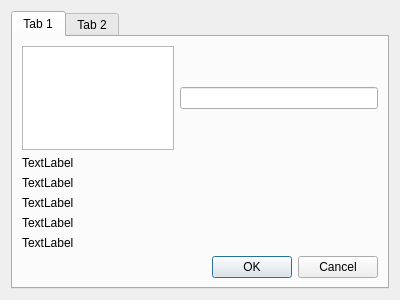
<?xml version="1.0" encoding="UTF-8"?>
<ui version="4.0">
 <class>SettingsDialog</class>
 <widget class="QDialog" name="SettingsDialog">
  <property name="geometry">
   <rect>
    <x>0</x>
    <y>0</y>
    <width>400</width>
    <height>300</height>
   </rect>
  </property>
  <property name="windowTitle">
   <string>Dialog</string>
  </property>
  <layout class="QVBoxLayout" name="verticalLayout_4">
   <item>
    <widget class="QTabWidget" name="tabWidget">
     <property name="currentIndex">
      <number>0</number>
     </property>
     <widget class="QWidget" name="tab_Property">
      <attribute name="title">
       <string>Tab 1</string>
      </attribute>
      <layout class="QVBoxLayout" name="verticalLayout_5">
       <item>
        <layout class="QVBoxLayout" name="verticalLayout">
         <item>
          <layout class="QHBoxLayout" name="horizontalLayout_4">
           <item>
            <widget class="QTextEdit" name="teDesc">
             <property name="styleSheet">
              <string notr="true">max-width: 150px;</string>
             </property>
            </widget>
           </item>
           <item>
            <layout class="QVBoxLayout" name="layoutInfo">
             <item>
              <widget class="QLineEdit" name="leName"/>
             </item>
            </layout>
           </item>
          </layout>
         </item>
        </layout>
       </item>
       <item>
        <layout class="QVBoxLayout" name="verticalLayout_2">
         <item>
          <widget class="QLabel" name="ldirectory">
           <property name="text">
            <string>TextLabel</string>
           </property>
          </widget>
         </item>
         <item>
          <widget class="QLabel" name="lpath">
           <property name="text">
            <string>TextLabel</string>
           </property>
          </widget>
         </item>
         <item>
          <widget class="QLabel" name="ldate">
           <property name="text">
            <string>TextLabel</string>
           </property>
          </widget>
         </item>
         <item>
          <widget class="QLabel" name="lTimePlayed">
           <property name="text">
            <string>TextLabel</string>
           </property>
          </widget>
         </item>
         <item>
          <widget class="QLabel" name="lDatelastUse">
           <property name="text">
            <string>TextLabel</string>
           </property>
          </widget>
         </item>
        </layout>
       </item>
       <item>
        <widget class="QDialogButtonBox" name="buttonBox">
         <property name="orientation">
          <enum>Qt::Horizontal</enum>
         </property>
         <property name="standardButtons">
          <set>QDialogButtonBox::Cancel|QDialogButtonBox::Ok</set>
         </property>
        </widget>
       </item>
      </layout>
     </widget>
     <widget class="QWidget" name="tab_other">
      <attribute name="title">
       <string>Tab 2</string>
      </attribute>
     </widget>
    </widget>
   </item>
  </layout>
 </widget>
 <resources/>
 <connections>
  <connection>
   <sender>buttonBox</sender>
   <signal>accepted()</signal>
   <receiver>SettingsDialog</receiver>
   <slot>accept()</slot>
   <hints>
    <hint type="sourcelabel">
     <x>248</x>
     <y>254</y>
    </hint>
    <hint type="destinationlabel">
     <x>157</x>
     <y>274</y>
    </hint>
   </hints>
  </connection>
  <connection>
   <sender>buttonBox</sender>
   <signal>rejected()</signal>
   <receiver>SettingsDialog</receiver>
   <slot>reject()</slot>
   <hints>
    <hint type="sourcelabel">
     <x>316</x>
     <y>260</y>
    </hint>
    <hint type="destinationlabel">
     <x>286</x>
     <y>274</y>
    </hint>
   </hints>
  </connection>
 </connections>
</ui>
